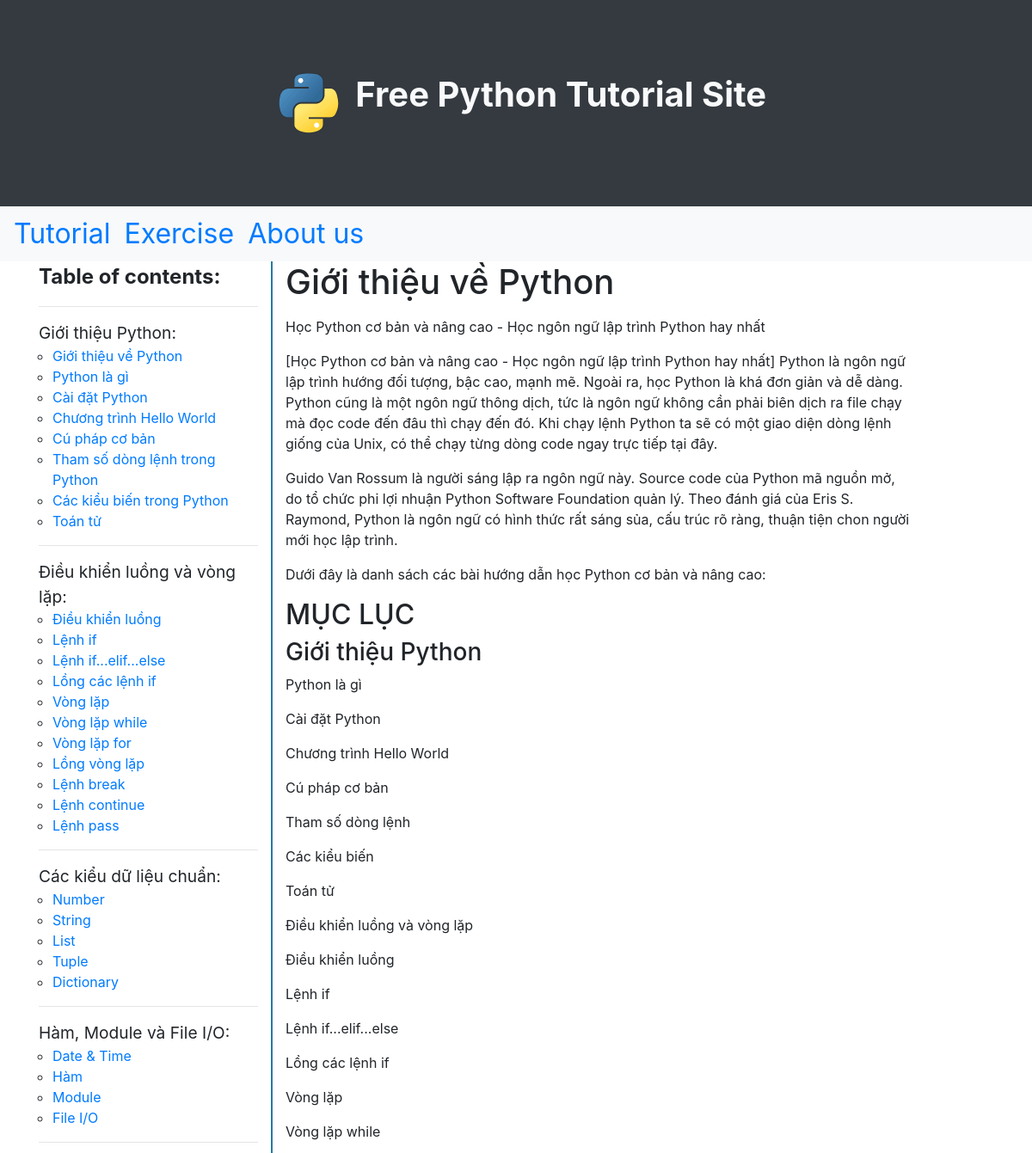
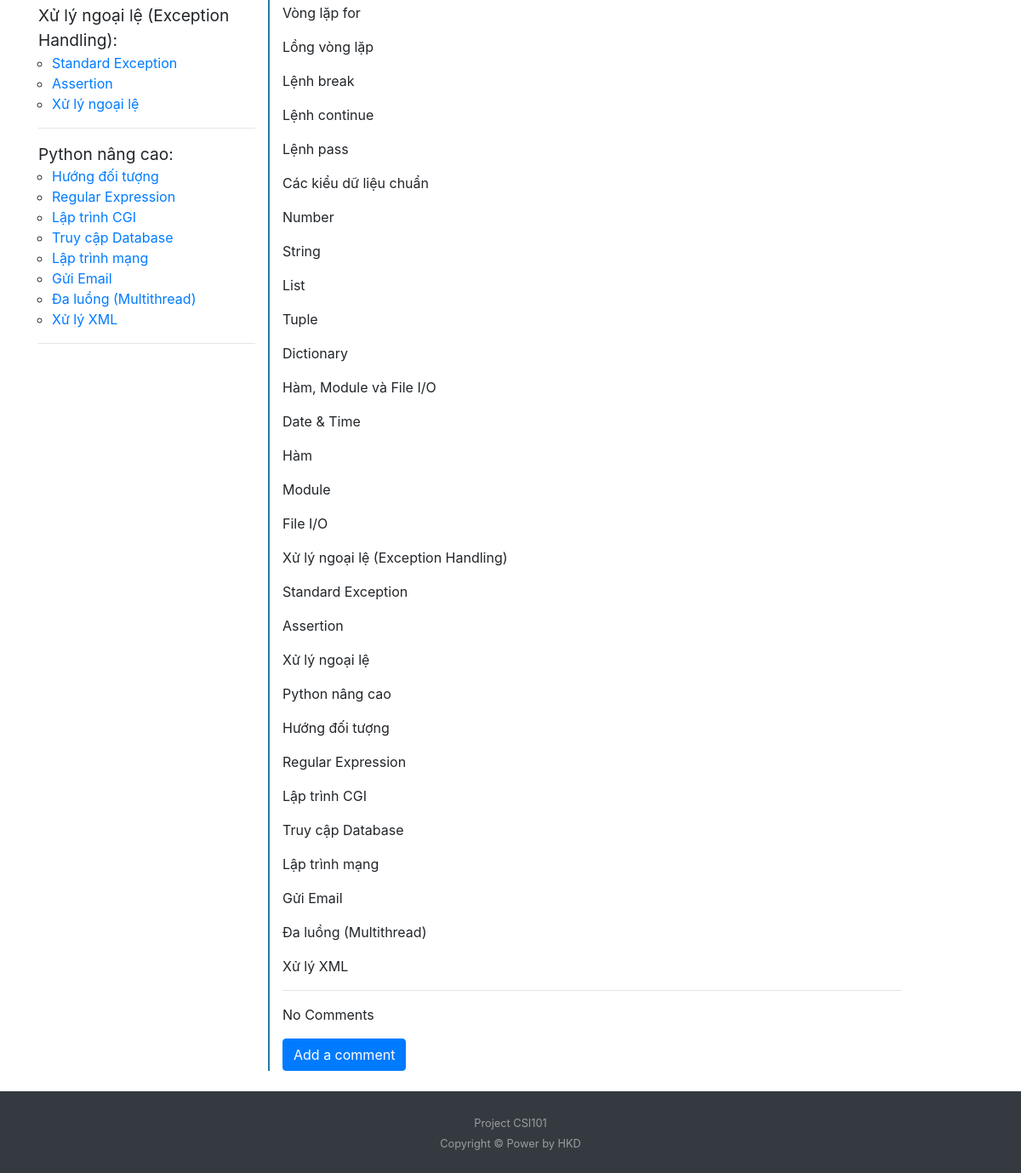
The app's page /post/1/ with its own data (2 pictures, top to bottom).
### tutorialsite/models.py (models this page shows, shortened)
class Tag(models.Model):
   name = models.CharField(max_length=200)

class Post(models.Model):
   tag = models.ForeignKey(
         'tutorialsite.Tag', related_name='posts', on_delete=models.CASCADE)
   title = models.CharField(max_length=200)
   text = models.TextField()

### tutorialsite/views.py (the view)
class PostDetailView(DetailView):
   context_object_name = 'post_detail'
   model = Post
   def get_object(self):
      post = super().get_object()
      return post

### tutorialsite/views.py (called while the page is built)
   def get_context_data(self, **kwargs):
        ctx = super(DetailView, self).get_context_data(**kwargs)
        ctx['Tag'] = Tag.objects.all()
        return ctx

### tutorialsite/templates/tutorialsite/post_detail.html (shortened to what this page needs)
{% extends "tutorialsite/baseTutorial.html" %}
{% block content %}
<h1>{{ post_detail.title }}</h1>
<p class="postcontent">{{ post_detail.text|safe|linebreaksbr }}</p>
<hr>
{% for comment in post_detail.comments.all %}
   <br>
   {% if user.is_authenticated or comment.approved_comment %}
      <em>{{ comment.create_date }}</em>
      <p>{{ comment.text|safe|linebreaksbr }}</p>
      <p><b>Post by: {{ comment.author }}</b></p>
            {% if not comment.approved_comment %}
      <a class="btn btn-success" href="{% url 'comment_approve' pk=comment.pk %}">
         <span class="glyphicon glyphicon-ok">Approve</span>
      </a>
      <a class="btn btn-primary" href="{% url 'comment_remove' pk=comment.pk %}">
         <span class="glyphicon glyphicon-remove">Remove</span>
      </a>
      {% endif %}
      <div style="width: 30%">
         <hr>
      </div>
   {% endif %}
{% empty %}
   <p>No Comments</p>
{% endfor %}
<a class="btn btn-primary btn-comment" href="{% url 'add_comment_to_post' pk=post_detail.pk %}">Add a comment</a>
{% endblock content %}

### tutorialsite/templates/tutorialsite/baseTutorial.html
{% extends "tutorialsite/base.html" %}
{% block sidebar %}
<div class="col-4 col-md-4 col-xl-3 bd-sidebar">
   <div class="title"><b>Table of contents:</b></div>
   <hr>
   <nav class="bd-links" id="bd-docs-nav">
      {% for tag in Tag %}
      <div class="bd-toc-item">
         <span class="tag">{{ tag.name }}:</span>
         <ul class="nav bd-sidenav">
            {% for post in tag.posts.all %}
            <li class="ml-3" type="circle"><a href="{% url 'post_detail' pk=post.pk %}">{{ post.title }}</a></li>
            {% endfor %}
         </ul>
         <hr>
      </div>
      {% endfor %}
   </nav>
</div>
{% endblock sidebar %}

### tutorialsite/static/css/custom.css (style rules this page uses)
.nav { display: block; }
.title { font-size: 1.5em; }
.tag { font-size: 1.2em; }
html, body { height: 100%; }
body { flex-direction: column; }

### records on screen
Tag: name "Giới thiệu Python"
Post: title "Giới thiệu về Python", text "Học Python cơ bản và nâng cao - Học ngôn ngữ lập trình Python hay nhất [Học Python cơ bản và nâng cao - Học ngôn ngữ lập trình Python hay nhất] Python là ngôn ngữ lập trình hướng đối tượng, bậc cao, mạnh mẽ. Ngoài ra, học Python là khá đơn giản và dễ dàng. Python cũng là một ngôn ngữ thông dịch, tức là ngôn ngữ không cần phải biên dịch ra file chạy mà đọc code đến đâu thì chạy đến đó. Khi chạy lệnh Python ta sẽ có một giao diện dòng lệnh giống của Unix, có thể chạy từng dòng code ngay trực tiếp tại đây. Guido Van Rossum là người sáng lập ra ngôn ngữ này. Source code của Python mã nguồn mở, do tổ chức phi lợi nhuận Python Software Foundation quản lý. Theo đánh giá của Eris S. Raymond, Python…"
Post: title "Python là gì"
Post: title "Cài đặt Python"
Post: title "Chương trình Hello World"
Post: title "Cú pháp cơ bản"
Post: title "Tham số dòng lệnh trong Python"
Post: title "Các kiểu biến trong Python"
Post: title "Toán tử"
Tag: name "Điều khiển luồng và vòng lặp"
Post: title "Điều khiển luồng"
Post: title "Lệnh if"
Post: title "Lệnh if...elif...else"
Post: title "Lồng các lệnh if"
Post: title "Vòng lặp"
Post: title "Vòng lặp while"
Post: title "Vòng lặp for"
Post: title "Lồng vòng lặp"
Post: title "Lệnh break"
Post: title "Lệnh continue"
Post: title "Lệnh pass"
Tag: name "Các kiểu dữ liệu chuẩn"
Post: title "Number"
Post: title "String"
Post: title "List"
Post: title "Tuple"
Post: title "Dictionary"
Tag: name "Hàm, Module và File I/O"
Post: title "Date & Time"
Post: title "Hàm"
Post: title "Module"
Post: title "File I/O"
Tag: name "Xử lý ngoại lệ (Exception Handling)"
Post: title "Standard Exception"
Post: title "Assertion"
Post: title "Xử lý ngoại lệ"
Tag: name "Python nâng cao"
Post: title "Hướng đối tượng"
Post: title "Regular Expression"
Post: title "Lập trình CGI"
Post: title "Truy cập Database"
Post: title "Lập trình mạng"
Post: title "Gửi Email"
Post: title "Đa luồng (Multithread)"
Post: title "Xử lý XML"
